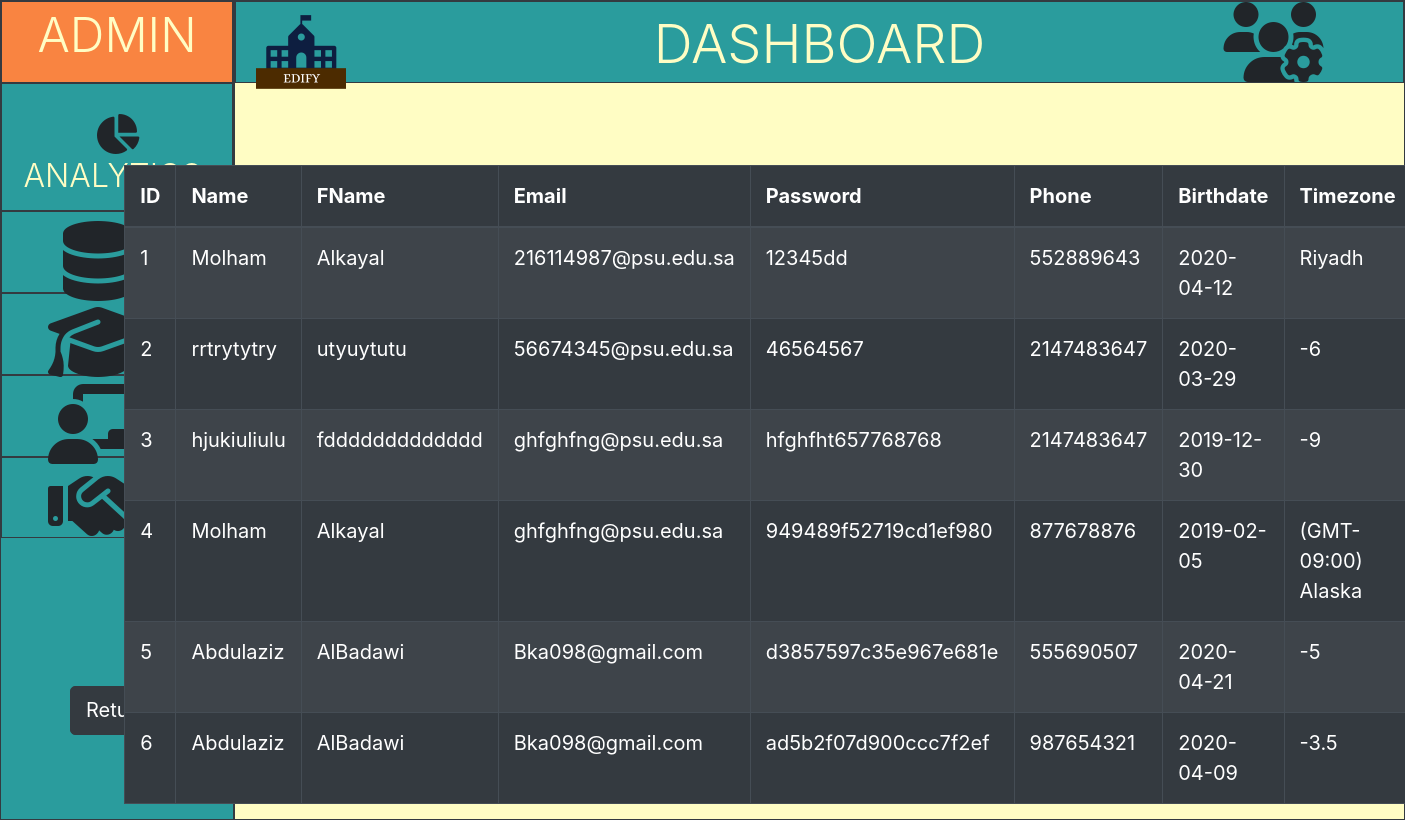
The app's page /adminPanel.php with its own data.
### tables this page shows
CREATE TABLE `tutee` (
  `TuteeID` int(10) NOT NULL,
  `TuteeFirstName` varchar(25) NOT NULL,
  `TuteeLastName` varchar(25) NOT NULL,
  `TuteeEmail` varchar(25) NOT NULL,
  `TuteePassword` varchar(20) NOT NULL,
  `TuteePhoneNumber` int(20) NOT NULL,
  `TuteeDateOfBirth` date NOT NULL,
  `TimeZone` varchar(30) NOT NULL,
  `TuteeGender` varchar(20) NOT NULL
);

### adminPanel.php (the view, shortened to what this page needs)
<?php
    require('EdifyDB.php');
?>
<!DOCTYPE html>
<html>
    <head>
        <link rel="stylesheet" type="text/css" href="Vendors/bootstrap-4.4.1-dist/css/bootstrap.css">
        <link rel="stylesheet" type="text/css" href="Resources/CSS/style.css">
        <link rel="stylesheet" type="text/css" href="Vendors/fontawesome-free-5.13.0-web/css/all.css">
        <link rel="stylesheet" type="text/css" href="Vendors/ionicons-2.0.1/css/ionicons.min.css">
        <link rel="stylesheet" type="text/css" href="Vendors/fontawesomeicons.css">
    </head>
<body class="adminBody">
    <div class="container-fluid pageBG">
        <div class="row pageBG">
            <div class="col-lg-2 adminSideBar border border-dark">
                <div class ="row adminTitle border border-dark">
                    <div class ="col-lg-12 text-center">
                        <h3 class="adminText">ADMIN</h3>
                    </div>
                </div>
                <div class ="row border border-dark">
                    <div class="col-lg-12 text-center">
                        <i class="fas fa-chart-pie fa-2x"></i>
                        <div class ="adminTextAlign">
                            <h3 class = "adminTextMedium">ANALYTICS: </h3>
                        </div>
                    </div>
                </div>
                <div class ="row border border-dark adminButton">
                    <div class ="col-lg-10 d-flex justify-content-center">
                        <button type="button" class="btn"><i class="fas fa-database fa-4x"></i></button>
                    </div>
                    <div class ="col-lg-2 d-flex justify-content-center">
                        <div>
                        </div>
                    </div>
                </div>
                <div class ="row border border-dark adminButton">
                    <div class ="col-lg-10 text-center">
                        <button type="button" class="btn"><i class="fas fa-graduation-cap fa-4x"></i></button>
                    </div>
                    <div class ="col-lg-2 d-flex justify-content-center">
                        <div>
                        </div>
                    </div>
                </div>
                <div class ="row border border-dark adminButton">
                    <div class ="col-lg-10 text-center">
                        <button type="button" class="btn"><i class="fas fa-chalkboard-teacher fa-4x"></i></button>
                    </div>
                    <div class ="col-lg-2 d-flex justify-content-center">
                        <div>
                        </div>
                    </div>
                </div>
                <div class ="row border border-dark adminButton">
                    <div class ="col-lg-10 text-center">
                        <button type="button" class="btn"><i class="fas fa-handshake fa-4x"></i></button>
                    </div>
                    <div class ="col-lg-2 d-flex justify-content-center">
                        <div>
                        </div>
                    </div>
                </div>
                <div class ="row adminSpace">
                    <div class ="col-lg-12">
                    </div>
                </div>
                <div class ="row adminReturnArea">
                    <div class ="col-lg-12 d-flex justify-content-center">
                        <button type="button" class="btn adminReturn btn-dark">Return</button>
                    </div>
                </div>
            </div>
            <div class="col-lg-10 adminPage border border-dark">
                <div class ="row adminNav border border-dark ">
                    <div class ="col-lg-2 content-justify-center">
                        <img src="Resources/Images/Edify%20Logo.png" alt="Edify logo" class="adminLogo">
                    </div>
                    <div class ="col-lg-8 text-center">
                        <div class="row adminTitleSpace">
                        </div>
                        <h3 class="adminTextXL"> DASHBOARD </h3>
                    </div>
                    <div class ="col-lg-1 adminHover">
                        <div>
                            <i class="fas fa-users-cog fa-4x"></i>
                        </div>
                    </div>
                </div>
                <div class="row adminNav2">
                </div>
                <div class="row adminTableSpace">
                    <div class ="col-lg-1">
                    </div>
                    <div class ="col-lg-10 d-flex justify-content-center">
                        <table class="table table-striped table-bordered table-dark table-hover adminTable0">
                            <thead class="thead-dark">
                            <tr>
                                <th scope="col"> ID </th>
                                <th scope="col"> Name </th>
                                <th scope="col"> FName</th>
                                <th scope="col"> Email </th>
                                <th scope="col"> Password </th>
                                <th scope="col"> Phone </th>
                                <th scope="col"> Birthdate </th>
                                <th scope="col"> Timezone </th>
                            </tr>
                            </thead>
                            <tbody>
                                 <?php
                    $sql = "SELECT * FROM tutee;";
                    $result = mysqli_query($db, $sql);
                    $resultCheck = mysqli_num_rows($result);
                    if ($resultCheck > 0){
                        while ($row = mysqli_fetch_assoc($result)){
                            ?>
                                <tr>
                                    <td><?php echo $row['TuteeID']; ?></td>
                                    <td><?php echo $row['TuteeFirstName']; ?></td>
                                    <td><?php echo $row['TuteeLastName']; ?></td>
                                    <td><?php echo $row['TuteeEmail']; ?></td>
                                    <td><?php echo $row['TuteePassword']; ?></td>
                                    <td><?php echo $row['TuteePhoneNumber']; ?></td>
                                    <td><?php echo $row['TuteeDateOfBirth']; ?></td>
                                    <td><?php echo $row['TimeZone']; ?></td>
                                </tr>
                                <?php
                                }
                    }
                ?>
                            </tbody>
                        </table>
                    </div>
                    <div class ="col-lg-1">
                    </div>
                </div>
            </div>
        </div>
    </div>
</body>
</html>

### Resources/CSS/style.css (style rules this page uses)
html { background-color: #fff; font-family: 'Lato', 'Arial', sans-serif; font-size: 20px; font-weight: 300; height: 100%; text-rendering: optimizeLegibility; }
h1, h2, h3 { font-weight: 300; text-transform: uppercase; }
h3 { font-size: 110%; margin-bottom: 15px; }
* { margin: 0; padding: 0 }
html { height: 100% }
td { padding-bottom: 10px }
.pageBG { height: 100%; }
.adminSideBar { height:100%; background-color:#2A9C9D; }
.adminBody { height:100%; }
.adminPage { background-color:#FFFDC4; }
.adminTitle { height:10%; align-content: center; background-color:#F98441; }
.adminText { font-size: 48px; color:#FFFDC4; }
.adminTextMedium { font-size: 32px; color:#FFFDC4; }
.adminTextXL { font-size:54px; color:#FFFDC4; }
.adminNav { height:10%; background-color:#2A9C9D; }
.adminNav2 { height:10%; }
.adminLogo { height: 100px; width: 100px; float: left; }
.adminTableSpace { height:65%; }
.adminButton { height:10%; }
.adminTextAlign { display:inline-block; }
.adminSpace { height:18%; }
.adminReturnArea { height:6%; }
.adminTitleSpace { height:10%; }
.adminTable0 { max-width:600px; }

### records on screen
tutee: TuteeID "1", TuteeFirstName "Molham", TuteeLastName "Alkayal", TuteeEmail "216114987@psu.edu.sa", TuteePassword "12345dd", TuteePhoneNumber "552889643", TuteeDateOfBirth "2020-04-12", TimeZone "Riyadh"
tutee: TuteeID "2", TuteeFirstName "rrtrytytry", TuteeLastName "utyuytutu", TuteeEmail "56674345@psu.edu.sa", TuteePassword "46564567", TuteePhoneNumber "2147483647", TuteeDateOfBirth "2020-03-29", TimeZone "-6"
tutee: TuteeID "3", TuteeFirstName "hjukiuliulu", TuteeLastName "fddddddddddddd", TuteeEmail "ghfghfng@psu.edu.sa", TuteePassword "hfghfht657768768", TuteePhoneNumber "2147483647", TuteeDateOfBirth "2019-12-30", TimeZone "-9"
tutee: TuteeID "4", TuteeFirstName "Molham", TuteeLastName "Alkayal", TuteeEmail "ghfghfng@psu.edu.sa", TuteePassword "949489f52719cd1ef980", TuteePhoneNumber "877678876", TuteeDateOfBirth "2019-02-05", TimeZone "(GMT-09:00) Alaska"
tutee: TuteeID "5", TuteeFirstName "Abdulaziz", TuteeLastName "AlBadawi", TuteeEmail "Bka098@gmail.com", TuteePassword "d3857597c35e967e681e", TuteePhoneNumber "555690507", TuteeDateOfBirth "2020-04-21", TimeZone "-5"
tutee: TuteeID "6", TuteeFirstName "Abdulaziz", TuteeLastName "AlBadawi", TuteeEmail "Bka098@gmail.com", TuteePassword "ad5b2f07d900ccc7f2ef", TuteePhoneNumber "987654321", TuteeDateOfBirth "2020-04-09", TimeZone "-3.5"
